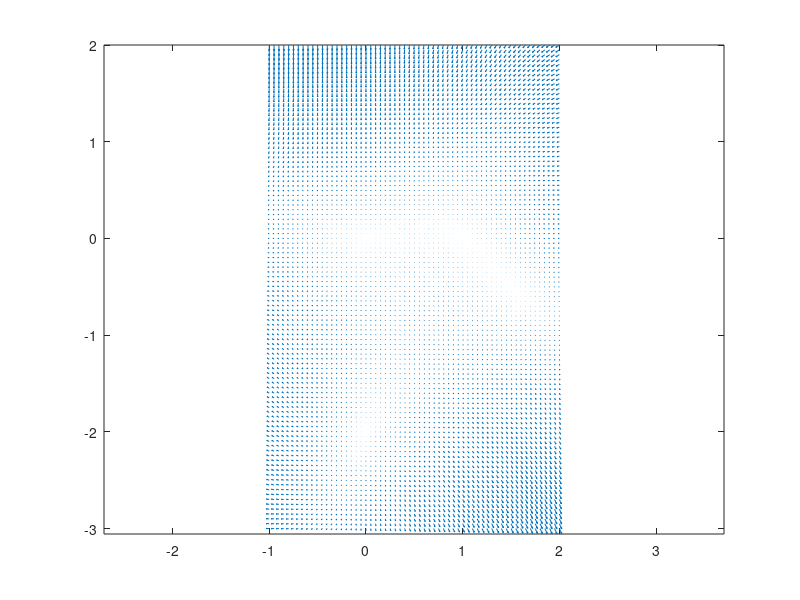

Source code (MATLAB):
 [x, y] = meshgrid(-1:0.05:2, -3:.05:2);
xdot = (1-y-x).*x; %Note the use of .* and .^
ydot = (x-2-y).*y;
quiver(x,y,xdot, ydot)
axis equal;
% 
% [x, y] = meshgrid(-.5:0.05:0.5, -.5:.05:.5);
% xdot = x - y; %Note the use of .* and .^
% ydot = x+3*y;
% quiver(x,y,xdot, ydot)
% axis equal;
% % % 
% % phase portraits in matlab
% 
% 
% [x,y]=meshgrid(-3:.3:3,-2:.3:2);
% dx= -x + 6*(y);
% dy = -x + (y);
% quiver(x,y,dx,dy)